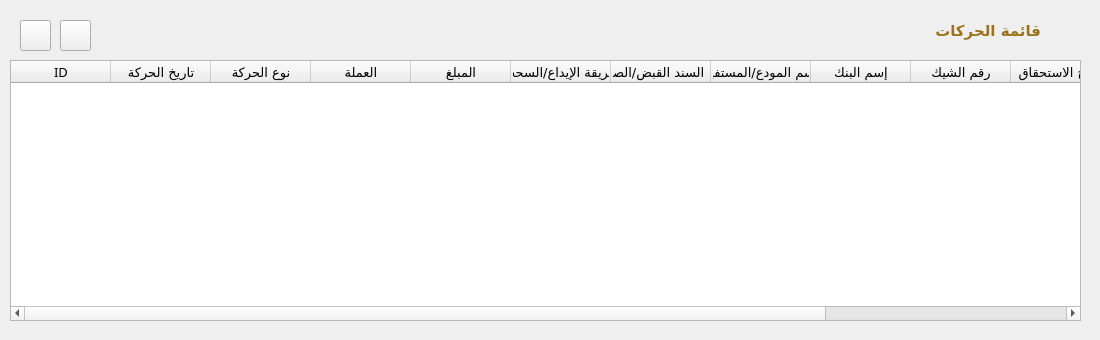
      <widget class="QWidget" name="tab_26">
       <attribute name="title">
        <string>الحركات</string>
       </attribute>
       <widget class="QWidget" name="widget_69" native="true">
        <property name="geometry">
         <rect>
          <x>0</x>
          <y>10</y>
          <width>1091</width>
          <height>321</height>
         </rect>
        </property>
        <property name="styleSheet">
         <string notr="true"/>
        </property>
        <property name="class" stdset="0">
         <string>Card</string>
        </property>
        <widget class="QWidget" name="widget_70" native="true">
         <property name="geometry">
          <rect>
           <x>0</x>
           <y>0</y>
           <width>1091</width>
           <height>41</height>
          </rect>
         </property>
         <property name="class" stdset="0">
          <string>bg-pink-gold box-top-radius</string>
         </property>
         <widget class="QLabel" name="label_167">
          <property name="geometry">
           <rect>
            <x>930</x>
            <y>0</y>
            <width>111</width>
            <height>41</height>
           </rect>
          </property>
          <property name="font">
           <font>
            <family>Cairo</family>
            <pointsize>11</pointsize>
            <bold>true</bold>
           </font>
          </property>
          <property name="styleSheet">
           <string notr="true">color: #9c731d;</string>
          </property>
          <property name="text">
           <string>قائمة الحركات</string>
          </property>
         </widget>
         <widget class="QLabel" name="label_168">
          <property name="geometry">
           <rect>
            <x>1050</x>
            <y>10</y>
            <width>21</width>
            <height>21</height>
           </rect>
          </property>
          <property name="text">
           <string/>
          </property>
          <property name="pixmap">
           <pixmap>../assets/icons/ic_fluent_lock_open_24_filled_colored.svg</pixmap>
          </property>
          <property name="scaledContents">
           <bool>true</bool>
          </property>
         </widget>
         <widget class="QPushButton" name="btn_remove_trans_row_2">
          <property name="geometry">
           <rect>
            <x>20</x>
            <y>10</y>
            <width>31</width>
            <height>31</height>
           </rect>
          </property>
          <property name="font">
           <font>
            <family>Cairo</family>
            <pointsize>-1</pointsize>
            <bold>true</bold>
           </font>
          </property>
          <property name="toolTip">
           <string>حذف صف</string>
          </property>
          <property name="text">
           <string/>
          </property>
          <property name="icon">
           <iconset>
            <normaloff>../assets/images/minus_white.png</normaloff>../assets/images/minus_white.png</iconset>
          </property>
          <property name="iconSize">
           <size>
            <width>24</width>
            <height>24</height>
           </size>
          </property>
          <property name="class" stdset="0">
           <string>btn btn-gold border-b-r-0</string>
          </property>
         </widget>
         <widget class="QPushButton" name="btn_add_trans_row_2">
          <property name="geometry">
           <rect>
            <x>60</x>
            <y>10</y>
            <width>31</width>
            <height>31</height>
           </rect>
          </property>
          <property name="font">
           <font>
            <family>Cairo</family>
            <pointsize>-1</pointsize>
            <bold>true</bold>
           </font>
          </property>
          <property name="toolTip">
           <string>اضافة صف</string>
          </property>
          <property name="text">
           <string/>
          </property>
          <property name="icon">
           <iconset>
            <normaloff>../assets/images/plus_1.png</normaloff>../assets/images/plus_1.png</iconset>
          </property>
          <property name="iconSize">
           <size>
            <width>24</width>
            <height>24</height>
           </size>
          </property>
          <property name="class" stdset="0">
           <string>btn btn-gold border-b-r-0</string>
          </property>
         </widget>
        </widget>
        <widget class="QTableWidget" name="detail_deceased_transactions_table">
         <property name="geometry">
          <rect>
           <x>10</x>
           <y>50</y>
           <width>1071</width>
           <height>261</height>
          </rect>
         </property>
         <property name="font">
          <font>
           <family>Cairo</family>
           <pointsize>10</pointsize>
          </font>
         </property>
         <property name="editTriggers">
          <set>QAbstractItemView::NoEditTriggers</set>
         </property>
         <attribute name="horizontalHeaderCascadingSectionResizes">
          <bool>false</bool>
         </attribute>
         <attribute name="horizontalHeaderStretchLastSection">
          <bool>true</bool>
         </attribute>
         <attribute name="verticalHeaderVisible">
          <bool>false</bool>
         </attribute>
         <attribute name="verticalHeaderCascadingSectionResizes">
          <bool>false</bool>
         </attribute>
         <attribute name="verticalHeaderStretchLastSection">
          <bool>false</bool>
         </attribute>
         <column>
          <property name="text">
           <string>ID</string>
          </property>
         </column>
         <column>
          <property name="text">
           <string>تاريخ الحركة</string>
          </property>
         </column>
         <column>
          <property name="text">
           <string>نوع الحركة</string>
          </property>
         </column>
         <column>
          <property name="text">
           <string>العملة</string>
          </property>
         </column>
         <column>
          <property name="text">
           <string>المبلغ</string>
          </property>
         </column>
         <column>
          <property name="text">
           <string>طريقة الإيداع/السحب</string>
          </property>
         </column>
         <column>
          <property name="text">
           <string>رقم السند القبض/الصرف</string>
          </property>
         </column>
         <column>
          <property name="text">
           <string>إسم المودع/المستفيد</string>
          </property>
         </column>
         <column>
          <property name="text">
           <string>إسم البنك</string>
          </property>
         </column>
         <column>
          <property name="text">
           <string>رقم الشيك</string>
          </property>
         </column>
         <column>
          <property name="text">
           <string>تاريخ الاستحقاق</string>
          </property>
         </column>
         <column>
          <property name="text">
           <string>رقم الحوالة</string>
          </property>
         </column>
         <column>
          <property name="text">
           <string>ملاحظة</string>
          </property>
         </column>
        </widget>
       </widget>
      </widget>
